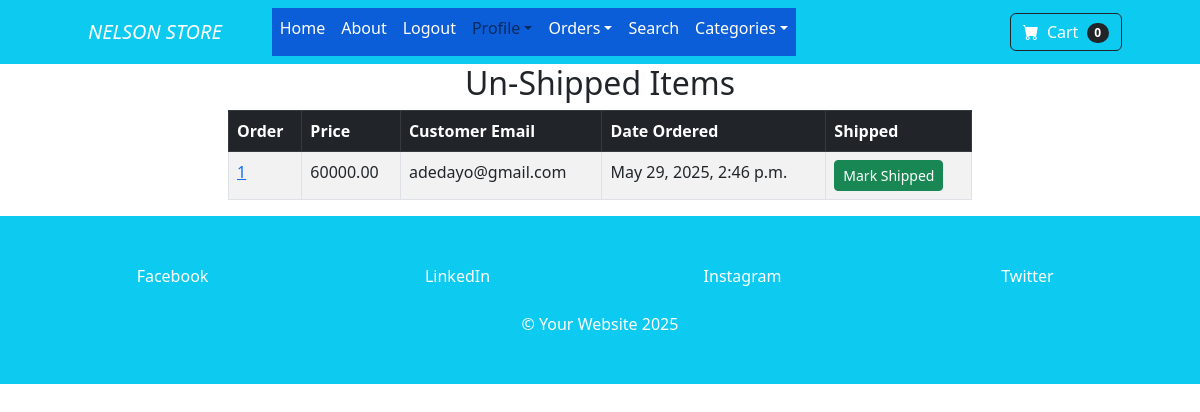
Page /payment/not_shipped_dash/ (signed in) on the earlier database version.
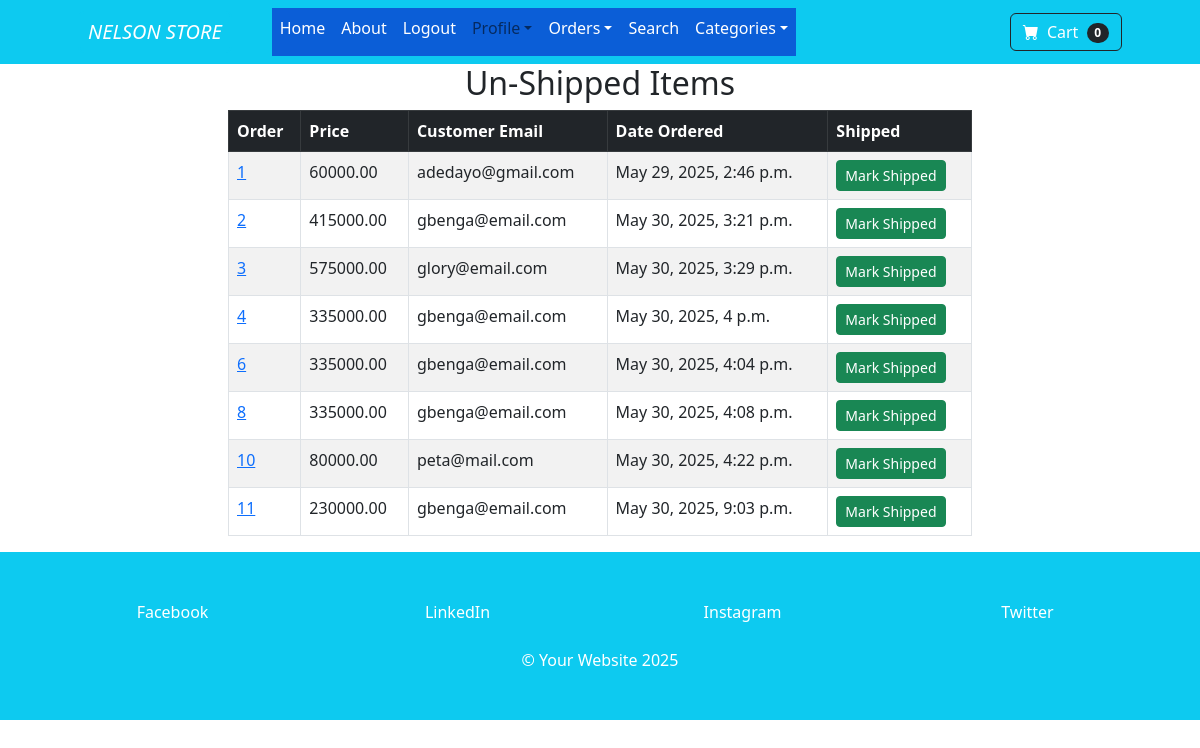
Same page on the later database version.
### payment/models.py (models this page shows, shortened)
class Order(models.Model):
    user = models.ForeignKey(User, on_delete=models.CASCADE, null=True, blank=True)
    full_name = models.CharField(max_length=250)
    email = models.EmailField(max_length=250)
    shipping_address = models.TextField(max_length=1500)
    amount_paid = models.DecimalField(max_digits=10, decimal_places=2)
    date_ordered = models.DateTimeField(auto_now_add=True)
    shipped = models.BooleanField(default=False)
    date_shipped = models.DateTimeField(blank=True, null=True)

### payment/views.py (the view, shortened to what this page needs)
# urls.py: path('not_shipped_dash/', views.not_shipped_dash, name='not_shipped_dash'),
def not_shipped_dash(request):
    if request.user.is_authenticated and request.user.is_superuser:
        orders = Order.objects.filter(shipped=False)
        context = {'orders':orders}
        return render(request, "payment/not_shipped_dash.html", context)
    else:
        messages.success(request, 'Access Denied!')
        return redirect('home')

### cart/cart.py (called while the page is built)
    def __len__(self):
         return len(self.cart)

### cart/context_processors.py (called while the page is built)
def cart(request):
    return {'cart': Cart(request)}

### payment/templates/payment/not_shipped_dash.html (shortened to what this page needs)
{% extends 'base.html' %}
{% load static %}
{% block content %}
        <div class="container ">
            <div class="row">
                <center>
                    <div class="col-8">
                        <h2>Un-Shipped Items</h2>
                        <table class="table table-striped table-hover table-bordered">
                        <thead class="table-dark">
                            <tr>
                              <th scope="col">Order</th>
                              <th scope="col">Price</th>
                              <th scope="col">Customer Email</th>
                              <th scope="col">Date Ordered</th>
                              <th scope="col">Shipped</th>
                            </tr>
                          </thead>
                          <tbody>
                            {% for item in orders %}
                            <tr>
                                <td><a href="{% url 'orders' item.id %}">{{item.id}}</a></td>
                                <td>{{item.amount_paid}}</td>
                                <td>{{item.email}}</td>
                                <td>{{item.date_ordered}}</td>
                                <td>
                                 <form method="POST">
                              <button type="submit" class="btn btn-success btn-sm">Mark Shipped</button>
                            </form>
                                </td>
                            </tr>
                            {% endfor %}
                          </tbody>
                        </table>
                    </div>
                </center>
            </div>
        </div>
{% endblock %}

### myapp/templates/base.html (shortened to what this page needs)
{% load static  %}
<!DOCTYPE html>
<html lang="en">
    <head>
        <link href="https://cdn.jsdelivr.net/npm/bootstrap-icons@1.5.0/font/bootstrap-icons.css" rel="stylesheet" />
        <link href="{% static 'css/styles.css' %}" rel="stylesheet" />
    </head>
    <body>
        {% include 'navbar.html'%}
        {% block content %}
        {% endblock %}
        <footer class="bg-info text-white py-5">
            <div class="container">
                <div class="row mb-4 text-center">
                    <div class="col-6 col-md-3">
                        <a href="#" class="text-white text-decoration-none">Facebook</a>
                    </div>
                    <div class="col-6 col-md-3">
                        <a href="#" class="text-white text-decoration-none">LinkedIn</a>
                    </div>
                    <div class="col-6 col-md-3">
                        <a href="#" class="text-white text-decoration-none">Instagram</a>
                    </div>
                    <div class="col-6 col-md-3">
                        <a href="#" class="text-white text-decoration-none">Twitter</a>
                    </div>
                </div>
                <div class="text-center">
                <p class="mb-0">&copy; Your Website 2025</p>
            </div>
        </div>
    </footer>
    </body>
</html>

### myapp/templates/navbar.html (shortened to what this page needs)
<nav class="navbar navbar-expand-lg navbar-light bg-info text-primary">
    <div class="container px-4 px-lg-5" cl>
        <a class="navbar-brand text-white py-1 px-2 border border-2 border-info rounded" href="{% url 'home' %}" style="font-style:oblique; text-decoration:none"> NELSON STORE</a>
        <div class="collapse navbar-collapse text-white" id="navbarSupportedContent">
            <ul class="navbar-nav m-auto mb-2 mb-lg-0 ms-lg-4 text-white">
                <li class="nav-item"><a class="nav-link active text-white" aria-current="page" href="{% url 'home' %}">Home</a></li>
                <li class="nav-item"><a class="nav-link text-white" href="{% url 'about' %}">About</a></li>
                {% if user.is_authenticated %}
                    <li class="nav-item"><a class="nav-link text-white" href="{% url 'logout' %}">Logout</a></li>
                     <li class="nav-item dropdown text-white">
                        <a class="nav-link dropdown-toggle" id="navbarDropdown" href="#" role="button" data-bs-toggle="dropdown" aria-expanded="false">Profile</a>
                    </li>
                    <br><br>
                    {% if user.is_superuser %}
                    <li class="nav-item dropdown text-white">
                        <a class="nav-link dropdown-toggle text-white" id="navbarDropdown" href="#" role="button" data-bs-toggle="dropdown text-white" aria-expanded="false">Orders</a>
                    </li>
                    {% endif %}
                {% else %}
                    <li class="nav-item"><a class="nav-link text-white" href="{% url 'login' %}">login</a></li>
                <li class="nav-item"><a class="nav-link text-white" href="{% url 'register' %}">Register</a></li>
                {% endif %}
                <li class="nav-item"><a class="nav-link active text-white" aria-current="page" href="{% url 'search' %}">Search</a></li>
                <li class="nav-item dropdown">
                    <a class="nav-link dropdown-toggle text-white" id="navbarDropdown" href="#" role="button" data-bs-toggle="dropdown" aria-expanded="false">Categories</a>
                </li>
            </ul>
            <form class="d-flex">
                <a href="{% url 'cart_summary' %}" class="btn btn-outline-dark text-white">
                    <i class="bi bi-cart-fill me-1 text-white"></i>
                    Cart
                    <span class="badge bg-dark text-white ms-1 rounded-pill" id="cart_quantity">{{ cart|length }}</span>
                </a>
            </form>
        </div>
    </div>
</nav>

Differences in the rows shown:
added Order: id "2", amount_paid "415000.00", email "gbenga@email.com", date_ordered "May 30, 2025, 3:21 p.m."
added Order: id "3", amount_paid "575000.00", email "glory@email.com", date_ordered "May 30, 2025, 3:29 p.m."
added Order: id "4", amount_paid "335000.00", email "gbenga@email.com", date_ordered "May 30, 2025, 4 p.m."
added Order: id "6", amount_paid "335000.00", email "gbenga@email.com", date_ordered "May 30, 2025, 4:04 p.m."
added Order: id "8", amount_paid "335000.00", email "gbenga@email.com", date_ordered "May 30, 2025, 4:08 p.m."
added Order: id "10", amount_paid "80000.00", email "peta@mail.com", date_ordered "May 30, 2025, 4:22 p.m."
added Order: id "11", amount_paid "230000.00", email "gbenga@email.com", date_ordered "May 30, 2025, 9:03 p.m."
